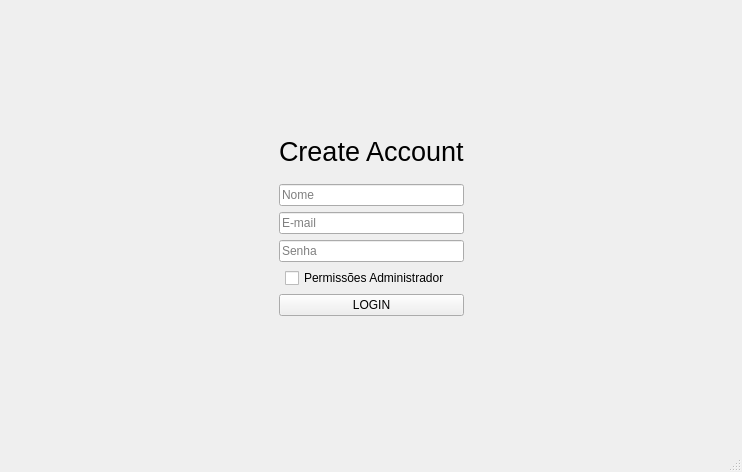
<?xml version="1.0" encoding="UTF-8"?>
<ui version="4.0">
 <class>TelaCadastro</class>
 <widget class="QMainWindow" name="TelaCadastro">
  <property name="geometry">
   <rect>
    <x>0</x>
    <y>0</y>
    <width>742</width>
    <height>472</height>
   </rect>
  </property>
  <property name="windowTitle">
   <string>MainWindow</string>
  </property>
  <property name="autoFillBackground">
   <bool>true</bool>
  </property>
  <widget class="QWidget" name="centralwidget">
   <property name="sizePolicy">
    <sizepolicy hsizetype="Preferred" vsizetype="Preferred">
     <horstretch>0</horstretch>
     <verstretch>0</verstretch>
    </sizepolicy>
   </property>
   <layout class="QGridLayout" name="gridLayout">
    <item row="2" column="2">
     <spacer name="verticalSpacer_10">
      <property name="orientation">
       <enum>Qt::Orientation::Vertical</enum>
      </property>
      <property name="sizeHint" stdset="0">
       <size>
        <width>20</width>
        <height>40</height>
       </size>
      </property>
     </spacer>
    </item>
    <item row="2" column="7">
     <spacer name="verticalSpacer_8">
      <property name="orientation">
       <enum>Qt::Orientation::Vertical</enum>
      </property>
      <property name="sizeHint" stdset="0">
       <size>
        <width>20</width>
        <height>40</height>
       </size>
      </property>
     </spacer>
    </item>
    <item row="2" column="11">
     <spacer name="verticalSpacer_11">
      <property name="orientation">
       <enum>Qt::Orientation::Vertical</enum>
      </property>
      <property name="sizeHint" stdset="0">
       <size>
        <width>20</width>
        <height>40</height>
       </size>
      </property>
     </spacer>
    </item>
    <item row="2" column="13">
     <spacer name="verticalSpacer_4">
      <property name="orientation">
       <enum>Qt::Orientation::Vertical</enum>
      </property>
      <property name="sizeHint" stdset="0">
       <size>
        <width>20</width>
        <height>40</height>
       </size>
      </property>
     </spacer>
    </item>
    <item row="1" column="6">
     <spacer name="verticalSpacer">
      <property name="orientation">
       <enum>Qt::Orientation::Vertical</enum>
      </property>
      <property name="sizeHint" stdset="0">
       <size>
        <width>20</width>
        <height>40</height>
       </size>
      </property>
     </spacer>
    </item>
    <item row="2" column="12">
     <spacer name="horizontalSpacer_4">
      <property name="orientation">
       <enum>Qt::Orientation::Horizontal</enum>
      </property>
      <property name="sizeHint" stdset="0">
       <size>
        <width>40</width>
        <height>20</height>
       </size>
      </property>
     </spacer>
    </item>
    <item row="2" column="3">
     <spacer name="verticalSpacer_9">
      <property name="orientation">
       <enum>Qt::Orientation::Vertical</enum>
      </property>
      <property name="sizeHint" stdset="0">
       <size>
        <width>20</width>
        <height>40</height>
       </size>
      </property>
     </spacer>
    </item>
    <item row="2" column="5">
     <spacer name="verticalSpacer_6">
      <property name="orientation">
       <enum>Qt::Orientation::Vertical</enum>
      </property>
      <property name="sizeHint" stdset="0">
       <size>
        <width>20</width>
        <height>40</height>
       </size>
      </property>
     </spacer>
    </item>
    <item row="3" column="6">
     <spacer name="verticalSpacer_2">
      <property name="orientation">
       <enum>Qt::Orientation::Vertical</enum>
      </property>
      <property name="sizeHint" stdset="0">
       <size>
        <width>20</width>
        <height>40</height>
       </size>
      </property>
     </spacer>
    </item>
    <item row="2" column="4">
     <spacer name="verticalSpacer_5">
      <property name="orientation">
       <enum>Qt::Orientation::Vertical</enum>
      </property>
      <property name="sizeHint" stdset="0">
       <size>
        <width>20</width>
        <height>40</height>
       </size>
      </property>
     </spacer>
    </item>
    <item row="2" column="10">
     <spacer name="verticalSpacer_12">
      <property name="orientation">
       <enum>Qt::Orientation::Vertical</enum>
      </property>
      <property name="sizeHint" stdset="0">
       <size>
        <width>20</width>
        <height>40</height>
       </size>
      </property>
     </spacer>
    </item>
    <item row="0" column="6">
     <spacer name="horizontalSpacer">
      <property name="orientation">
       <enum>Qt::Orientation::Horizontal</enum>
      </property>
      <property name="sizeHint" stdset="0">
       <size>
        <width>40</width>
        <height>20</height>
       </size>
      </property>
     </spacer>
    </item>
    <item row="2" column="0">
     <spacer name="verticalSpacer_3">
      <property name="orientation">
       <enum>Qt::Orientation::Vertical</enum>
      </property>
      <property name="sizeHint" stdset="0">
       <size>
        <width>20</width>
        <height>40</height>
       </size>
      </property>
     </spacer>
    </item>
    <item row="2" column="1">
     <spacer name="horizontalSpacer_3">
      <property name="orientation">
       <enum>Qt::Orientation::Horizontal</enum>
      </property>
      <property name="sizeHint" stdset="0">
       <size>
        <width>40</width>
        <height>20</height>
       </size>
      </property>
     </spacer>
    </item>
    <item row="4" column="6">
     <spacer name="horizontalSpacer_2">
      <property name="orientation">
       <enum>Qt::Orientation::Horizontal</enum>
      </property>
      <property name="sizeHint" stdset="0">
       <size>
        <width>40</width>
        <height>20</height>
       </size>
      </property>
     </spacer>
    </item>
    <item row="2" column="8">
     <spacer name="verticalSpacer_7">
      <property name="orientation">
       <enum>Qt::Orientation::Vertical</enum>
      </property>
      <property name="sizeHint" stdset="0">
       <size>
        <width>20</width>
        <height>40</height>
       </size>
      </property>
     </spacer>
    </item>
    <item row="2" column="6">
     <layout class="QFormLayout" name="formLayout_2">
      <property name="topMargin">
       <number>2</number>
      </property>
      <item row="1" column="0" colspan="2">
       <spacer name="horizontalSpacer_5">
        <property name="orientation">
         <enum>Qt::Orientation::Horizontal</enum>
        </property>
        <property name="sizeHint" stdset="0">
         <size>
          <width>40</width>
          <height>5</height>
         </size>
        </property>
       </spacer>
      </item>
      <item row="2" column="0" colspan="2">
       <widget class="QLineEdit" name="lineEdit">
        <property name="sizePolicy">
         <sizepolicy hsizetype="Minimum" vsizetype="Maximum">
          <horstretch>0</horstretch>
          <verstretch>0</verstretch>
         </sizepolicy>
        </property>
        <property name="text">
         <string/>
        </property>
        <property name="echoMode">
         <enum>QLineEdit::EchoMode::Normal</enum>
        </property>
        <property name="readOnly">
         <bool>false</bool>
        </property>
        <property name="placeholderText">
         <string>Nome</string>
        </property>
       </widget>
      </item>
      <item row="4" column="0" colspan="2">
       <widget class="QLineEdit" name="lineEdit_3">
        <property name="placeholderText">
         <string>E-mail</string>
        </property>
       </widget>
      </item>
      <item row="10" column="0" colspan="2">
       <widget class="QPushButton" name="pushButton">
        <property name="sizePolicy">
         <sizepolicy hsizetype="Minimum" vsizetype="Fixed">
          <horstretch>0</horstretch>
          <verstretch>0</verstretch>
         </sizepolicy>
        </property>
        <property name="text">
         <string>LOGIN</string>
        </property>
       </widget>
      </item>
      <item row="6" column="0" colspan="2">
       <widget class="QLineEdit" name="lineEdit_2">
        <property name="sizePolicy">
         <sizepolicy hsizetype="Minimum" vsizetype="Maximum">
          <horstretch>0</horstretch>
          <verstretch>0</verstretch>
         </sizepolicy>
        </property>
        <property name="font">
         <font>
          <stylestrategy>PreferAntialias</stylestrategy>
          <hintingpreference>PreferNoHinting</hintingpreference>
         </font>
        </property>
        <property name="text">
         <string/>
        </property>
        <property name="echoMode">
         <enum>QLineEdit::EchoMode::Password</enum>
        </property>
        <property name="placeholderText">
         <string>Senha</string>
        </property>
       </widget>
      </item>
      <item row="8" column="1">
       <widget class="QCheckBox" name="checkBox">
        <property name="text">
         <string>Permissões Administrador</string>
        </property>
       </widget>
      </item>
      <item row="0" column="0" colspan="2">
       <widget class="QLabel" name="label">
        <property name="sizePolicy">
         <sizepolicy hsizetype="Maximum" vsizetype="Maximum">
          <horstretch>0</horstretch>
          <verstretch>0</verstretch>
         </sizepolicy>
        </property>
        <property name="font">
         <font>
          <pointsize>20</pointsize>
         </font>
        </property>
        <property name="text">
         <string>Create Account</string>
        </property>
       </widget>
      </item>
     </layout>
    </item>
   </layout>
  </widget>
  <widget class="QMenuBar" name="menubar">
   <property name="geometry">
    <rect>
     <x>0</x>
     <y>0</y>
     <width>742</width>
     <height>21</height>
    </rect>
   </property>
  </widget>
  <widget class="QStatusBar" name="statusbar"/>
 </widget>
 <resources/>
 <connections/>
</ui>
